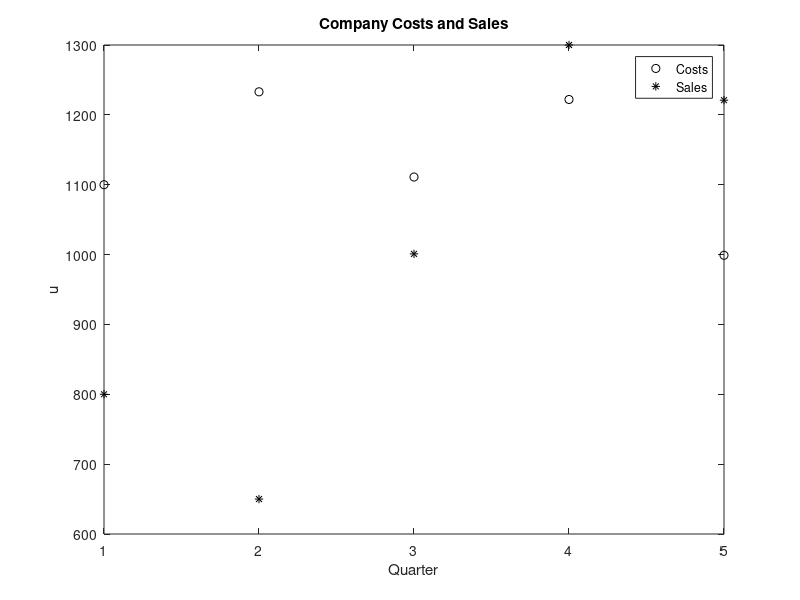

This chart was generated by the following MATLAB code:
load costssales.dat

costs = costssales(:,1);
sales = costssales(:,2);

len = length(costs); % or sales

x = 1:len; % Note: not necessary
plot(x,costs,'ko')
hold on
plot(x,sales,'k*')
legend('Costs', 'Sales')
fprintf('There were %d quarters in the file\n', len)
neworder = rot90(costssales) 
% neworder = flipud(costssales');
save newfile.dat neworder -ascii 
title('Company Costs and Sales')
xlabel('Quarter')
ylabel('u')
